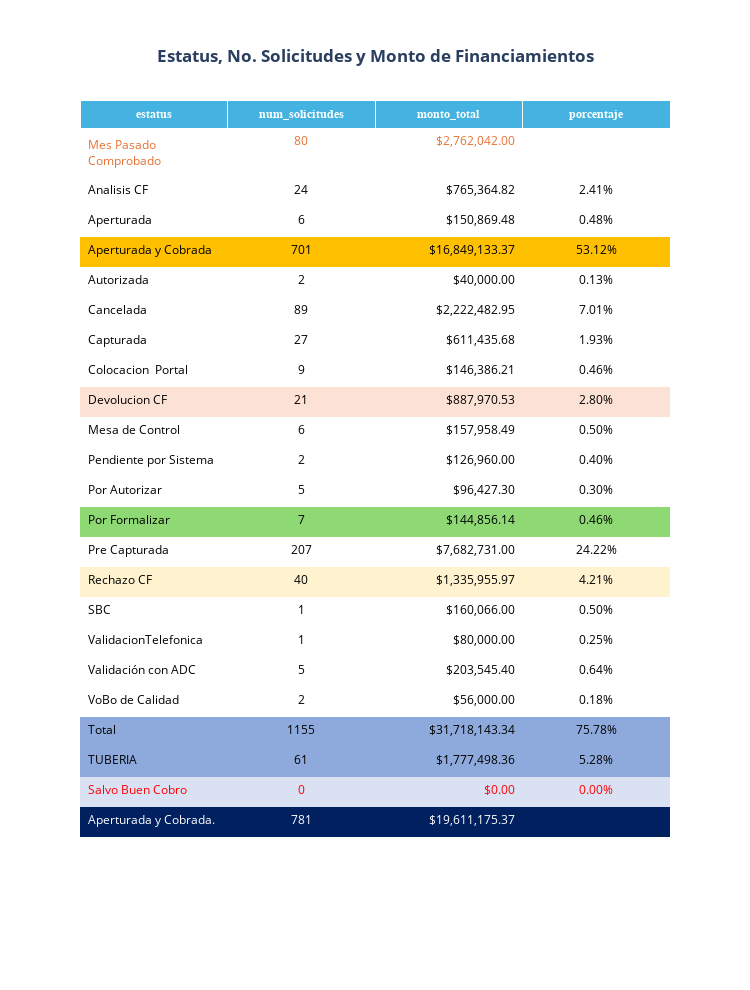

The notebook cell saved with this chart:
### Code cell
import pandas as pd
import plotly.graph_objects as go

# Función para formatear los montos con el signo de peso y dos decimales
def formatear_montos(df, column):
    if column == 'porcentaje':
        df[column] = df[column].apply(lambda x: f"{x:.2f}%" if pd.notnull(x) else '')
    else:
        df[column] = df[column].apply(lambda x: f"${x:,.2f}" if pd.notnull(x) else '')
    return df

# Aplicar el formato de montos en las columnas que corresponden
resultado = formatear_montos(resultado, 'monto_total')
resultado = formatear_montos(resultado, 'porcentaje')

# Definir colores y formatos específicos
header_color = '#44b3e1'
default_bg_color = 'white'
mes_pasado_color = '#E97132'
tuberia_total_color = '#8eaadc'
highlight_colors = {
    'Aperturada y Cobrada': '#ffc000',
    'Aperturada y Cobrada.': '#002060',
    'Devolucion CF': '#fbe2d5',
    'Devolucion CR': '#fbe2d5',
    'Devolucion Mes Anterior': '#94dcf8',
    'Por Formalizar': '#8ed973',
    'Rechazo CF': '#fff2ce',
    'Rechazo CR': '#caedfb',
    'Total': tuberia_total_color,
    'TUBERIA': tuberia_total_color,
    'Salvo Buen Cobro': '#dae1f3',
    'Mes Pasado Comprobado': default_bg_color
}
highlight_text_colors = {
    'Aperturada y Cobrada.': 'white',
    'Mes Pasado Comprobado': mes_pasado_color,
    'Salvo Buen Cobro': 'red'
}

# Crear la figura de Plotly
fig = go.Figure()

# Agregar la fila "Mes Pasado Comprobado" arriba
fig.add_trace(go.Table(
    header=dict(
        values=['', '', '', ''],
        fill_color=default_bg_color,
        line_color=default_bg_color,
        font=dict(color=mes_pasado_color, family='sans-serif', size=14),
        align='left'
    ),
    cells=dict(
        values=[['Mes Pasado Comprobado'], ['50'], ['100000'], ['']],
        fill_color=[[default_bg_color]],
        font=dict(color=mes_pasado_color, family='sans-serif', size=14),
        align='left',
        height=30  # Ajuste para centrar verticalmente
    )
))

# Ajustar las celdas de la tabla principal para que las filas específicas no muestren NaN ni 0 en "porcentaje"
porcentaje_values = [
    ["" if (estatus in ['Mes Pasado Comprobado', 'Aperturada y Cobrada.'] and pd.isnull(val)) else val 
     for estatus, val in zip(resultado['estatus'], resultado['porcentaje'])]
]

# Agregar la tabla principal
fig.add_trace(go.Table(
    header=dict(
        values=[f'<b>{col}</b>' for col in resultado.columns],
        fill_color=header_color,
        font=dict(color='white', family='sans-serif'),
        align='center'
    ),
    cells=dict(
        values=[
            resultado[col] if col != 'porcentaje' else porcentaje_values[0] 
            for col in resultado.columns
        ],
        fill_color=[
            [highlight_colors.get(status, default_bg_color) for status in resultado['estatus']]
        ],
        font=dict(color=[
            [highlight_text_colors.get(status, 'black') for status in resultado['estatus']]
        ]),
        align=[
            'left' if resultado.columns[i] == 'estatus' and any(resultado['estatus'].str.contains(r'Aperturada y Cobrada\.')) else 'right' if resultado.columns[i] in ['monto_total', 'porcentaje_monto'] else 'center'
            for i in range(len(resultado.columns))
        ],
        height=30,  # Ajuste para centrar verticalmente
        line_color='rgba(0,0,0,0)'  # Eliminar bordes blancos
    )
))

# Ajustar el diseño con título
fig.update_layout(
    width=750,
    height=990,
    title={
        'text': "<b>Estatus, No. Solicitudes y Monto de Financiamientos</b>",
        'x': 0.5,
        'xanchor': 'center',
        'yanchor': 'top'
    }
)

fig.show()

### Figure 1 — Plotly figure (JSON) as saved in the notebook; plotly's stock layout.template omitted (floating-point values rounded to 4 significant figures)
{"data": [{"cells": {"align": "left", "fill": {"color": [["white"]]}, "font": {"color": "#E97132", "family": "sans-serif", "size": 14}, "height": 30, "values": [["Mes Pasado Comprobado"], ["50"], ["100000"], [""]]}, "header": {"align": "left", "fill": {"color": "white"}, "font": {"color": "#E97132", "family": "sans-serif", "size": 14}, "line": {"color": "white"}, "values": ["", "", "", ""]}, "type": "table"}, {"cells": {"align": ["left", "center", "right", "center"], "fill": {"color": [["white", "white", "white", "#ffc000", "white", "white", "white", "white", "#fbe2d5", "white", "white", "white", "#8ed973", "white", "#fff2ce", "white", "white", "white", "white", "#8eaadc", "#8eaadc", "#dae1f3", "#002060"]]}, "font": {"color": [["#E97132", "black", "black", "black", "black", "black", "black", "black", "black", "black", "black", "black", "black", "black", "black", "black", "black", "black", "black", "black", "black", "red", "white"]]}, "height": 30, "line": {"color": "rgba(0,0,0,0)"}, "values": [["Mes Pasado Comprobado", "Analisis CF", "Aperturada", "Aperturada y Cobrada", "Autorizada", "Cancelada", "Capturada", "Colocacion  Portal", "Devolucion CF", "Mesa de Control", "Pendiente por Sistema", "Por Autorizar", "Por Formalizar", "Pre Capturada", "Rechazo CF", "SBC", "ValidacionTelefonica", "Validación con ADC", "VoBo de Calidad", "Total", "TUBERIA", "Salvo Buen Cobro", "Aperturada y Cobrada."], [80, 24, 6, 701, 2, 89, 27, 9, 21, 6, 2, 5, 7, 207, 40, 1, 1, 5, 2, 1155, 61, 0, 781], ["$2,762,042.00", "$765,364.82", "$150,869.48", "$16,849,133.37", "$40,000.00", "$2,222,482.95", "$611,435.68", "$146,386.21", "$887,970.53", "$157,958.49", "$126,960.00", "$96,427.30", "$144,856.14", "$7,682,731.00", "$1,335,955.97", "$160,066.00", "$80,000.00", "$203,545.40", "$56,000.00", "$31,718,143.34", "$1,777,498.36", "$0.00", "$19,611,175.37"], ["", "2.41%", "0.48%", "53.12%", "0.13%", "7.01%", "1.93%", "0.46%", "2.80%", "0.50%", "0.40%", "0.30%", "0.46%", "24.22%", "4.21%", "0.50%", "0.25%", "0.64%", "0.18%", "75.78%", "5.28%", "0.00%", ""]]}, "header": {"align": "center", "fill": {"color": "#44b3e1"}, "font": {"color": "white", "family": "sans-serif"}, "values": ["<b>estatus</b>", "<b>num_solicitudes</b>", "<b>monto_total</b>", "<b>porcentaje</b>"]}, "type": "table"}], "layout": {"height": 990, "title": {"text": "<b>Estatus, No. Solicitudes y Monto de Financiamientos</b>", "x": 0.5, "xanchor": "center", "yanchor": "top"}, "width": 750}}
